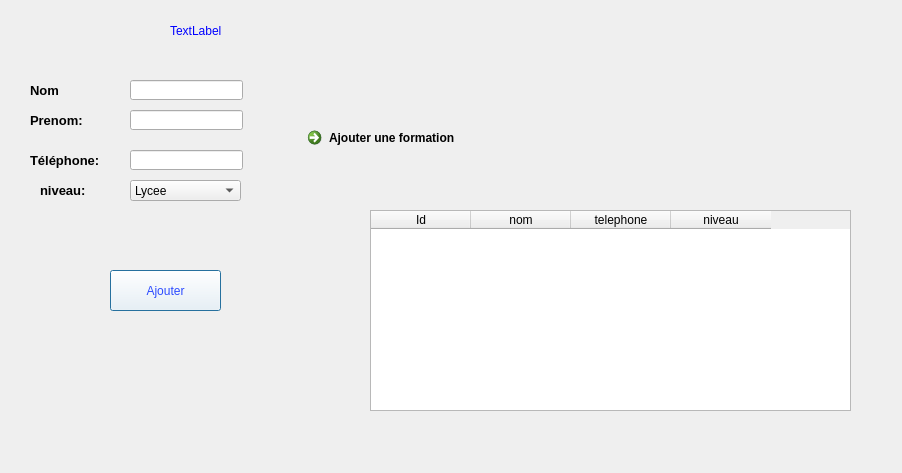
<?xml version="1.0" encoding="UTF-8"?>
<ui version="4.0">
 <class>Dialog</class>
 <widget class="QDialog" name="Dialog">
  <property name="geometry">
   <rect>
    <x>0</x>
    <y>0</y>
    <width>902</width>
    <height>473</height>
   </rect>
  </property>
  <property name="windowTitle">
   <string>Dialog</string>
  </property>
  <property name="autoFillBackground">
   <bool>false</bool>
  </property>
  <property name="styleSheet">
   <string notr="true"/>
  </property>
  <widget class="QPushButton" name="ajout">
   <property name="geometry">
    <rect>
     <x>110</x>
     <y>270</y>
     <width>111</width>
     <height>41</height>
    </rect>
   </property>
   <property name="styleSheet">
    <string notr="true">color:rgb(44, 75, 255);
height:30px;
font: 75 14pt &quot;Times New Roman&quot;;
background-color:rgb(255, 255, 255);</string>
   </property>
   <property name="text">
    <string>Ajouter</string>
   </property>
  </widget>
  <widget class="QLabel" name="label_2">
   <property name="geometry">
    <rect>
     <x>170</x>
     <y>10</y>
     <width>111</width>
     <height>41</height>
    </rect>
   </property>
   <property name="styleSheet">
    <string notr="true">font: 15pt &quot;MS Shell Dlg 2&quot;;
color:blue</string>
   </property>
   <property name="text">
    <string>TextLabel</string>
   </property>
  </widget>
  <widget class="QLabel" name="label_3">
   <property name="geometry">
    <rect>
     <x>30</x>
     <y>70</y>
     <width>111</width>
     <height>41</height>
    </rect>
   </property>
   <property name="styleSheet">
    <string notr="true"/>
   </property>
   <property name="text">
    <string>&lt;html&gt;&lt;head/&gt;&lt;body&gt;&lt;p&gt;&lt;span style=&quot; font-size:10pt; font-weight:600;&quot;&gt;Nom&lt;/span&gt;&lt;/p&gt;&lt;/body&gt;&lt;/html&gt;</string>
   </property>
  </widget>
  <widget class="QLabel" name="label_4">
   <property name="geometry">
    <rect>
     <x>30</x>
     <y>100</y>
     <width>111</width>
     <height>41</height>
    </rect>
   </property>
   <property name="styleSheet">
    <string notr="true"/>
   </property>
   <property name="text">
    <string>&lt;html&gt;&lt;head/&gt;&lt;body&gt;&lt;p&gt;&lt;span style=&quot; font-size:10pt; font-weight:600;&quot;&gt;Prenom:&lt;/span&gt;&lt;/p&gt;&lt;/body&gt;&lt;/html&gt;</string>
   </property>
  </widget>
  <widget class="QLabel" name="label_5">
   <property name="geometry">
    <rect>
     <x>30</x>
     <y>140</y>
     <width>111</width>
     <height>41</height>
    </rect>
   </property>
   <property name="styleSheet">
    <string notr="true"/>
   </property>
   <property name="text">
    <string>&lt;html&gt;&lt;head/&gt;&lt;body&gt;&lt;p&gt;&lt;span style=&quot; font-size:10pt; font-weight:600;&quot;&gt;Téléphone:&lt;/span&gt;&lt;/p&gt;&lt;/body&gt;&lt;/html&gt;</string>
   </property>
  </widget>
  <widget class="QLabel" name="label_6">
   <property name="geometry">
    <rect>
     <x>40</x>
     <y>170</y>
     <width>111</width>
     <height>41</height>
    </rect>
   </property>
   <property name="styleSheet">
    <string notr="true"/>
   </property>
   <property name="text">
    <string>&lt;html&gt;&lt;head/&gt;&lt;body&gt;&lt;p&gt;&lt;span style=&quot; font-size:10pt; font-weight:600;&quot;&gt;niveau:&lt;/span&gt;&lt;/p&gt;&lt;/body&gt;&lt;/html&gt;</string>
   </property>
  </widget>
  <widget class="QLineEdit" name="n">
   <property name="geometry">
    <rect>
     <x>130</x>
     <y>80</y>
     <width>113</width>
     <height>20</height>
    </rect>
   </property>
   <property name="styleSheet">
    <string notr="true">color:#fff;
border-color:#000;
border-size:4px</string>
   </property>
  </widget>
  <widget class="QLineEdit" name="p">
   <property name="geometry">
    <rect>
     <x>130</x>
     <y>110</y>
     <width>113</width>
     <height>20</height>
    </rect>
   </property>
   <property name="styleSheet">
    <string notr="true">color:#fff;
border-color:#000;
border-size:4px</string>
   </property>
  </widget>
  <widget class="QLineEdit" name="t">
   <property name="geometry">
    <rect>
     <x>130</x>
     <y>150</y>
     <width>113</width>
     <height>20</height>
    </rect>
   </property>
   <property name="styleSheet">
    <string notr="true">color:#fff;
border-color:#000;
border-size:4px</string>
   </property>
  </widget>
  <widget class="QComboBox" name="nv">
   <property name="geometry">
    <rect>
     <x>130</x>
     <y>180</y>
     <width>111</width>
     <height>21</height>
    </rect>
   </property>
   <item>
    <property name="text">
     <string>Lycee</string>
    </property>
   </item>
   <item>
    <property name="text">
     <string>Université</string>
    </property>
   </item>
   <item>
    <property name="text">
     <string>enfant</string>
    </property>
   </item>
  </widget>
  <widget class="QCommandLinkButton" name="formation">
   <property name="geometry">
    <rect>
     <x>300</x>
     <y>120</y>
     <width>251</width>
     <height>41</height>
    </rect>
   </property>
   <property name="text">
    <string>Ajouter une formation</string>
   </property>
  </widget>
  <widget class="QTableWidget" name="liste">
   <property name="geometry">
    <rect>
     <x>370</x>
     <y>210</y>
     <width>481</width>
     <height>201</height>
    </rect>
   </property>
   <property name="styleSheet">
    <string notr="true">font-color:black</string>
   </property>
   <column>
    <property name="text">
     <string>Id</string>
    </property>
   </column>
   <column>
    <property name="text">
     <string>nom</string>
    </property>
   </column>
   <column>
    <property name="text">
     <string>telephone</string>
    </property>
   </column>
   <column>
    <property name="text">
     <string>niveau</string>
    </property>
   </column>
  </widget>
 </widget>
 <resources/>
 <connections/>
</ui>
